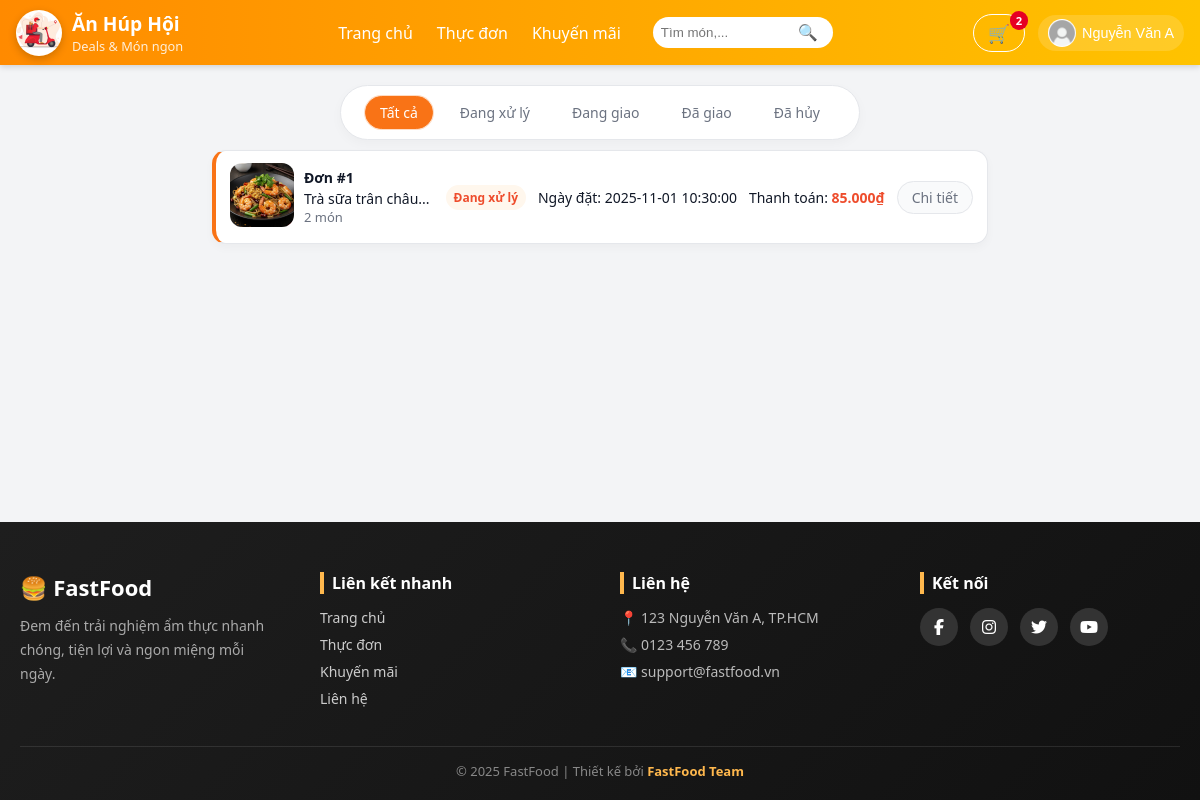
The app's page /pages/orders.php (signed in) with its own data.
### tables this page shows
CREATE TABLE Users (
  UID INT AUTO_INCREMENT PRIMARY KEY,
  Hoten VARCHAR(100) NOT NULL,
  Taikhoan VARCHAR(50) UNIQUE NOT NULL,
  Matkhau VARCHAR(100) NOT NULL,
  Email VARCHAR(100) UNIQUE,
  DienthoaiKH VARCHAR(15),
  DiachiKH VARCHAR(255),
  Ngaysinh DATE,
  Role ENUM('khach','nhanvien','admin') NOT NULL DEFAULT 'khach'
);

CREATE TABLE Donhang (
  MaDH INT AUTO_INCREMENT PRIMARY KEY,
  TinhtrangDH VARCHAR(50) NOT NULL DEFAULT 'Đang xử lý',
  Ngaydat DATETIME DEFAULT NOW(),
  Ngaygiao DATETIME NULL,
  UID INT,
  FOREIGN KEY (UID) REFERENCES Users(UID)
);

### pages/orders.php (the view, shortened to what this page needs)
<?php
require_once __DIR__ . '/../database/db.php';
$uid = (int)$_SESSION['user_id'];
$type = isset($_GET['type']) ? (int)$_GET['type'] : 0;
$sql = "
SELECT
    d.MaDH,
    d.TinhtrangDH,
    d.Ngaydat,
    d.Ngaygiao,
    m.Tenmon,
    SUM(c.Soluong * c.Dongia)       AS TongTien,
    SUM(c.Soluong)                  AS TongSoLuong,
    MIN(m.Anh)                      AS AnhDaiDien
FROM Donhang d
JOIN Chitietdonhang c ON d.MaDH = c.MaDH
JOIN Monan m ON c.Mamon = m.Mamon
WHERE d.UID = {$uid}
GROUP BY d.MaDH, d.TinhtrangDH, d.Ngaydat, d.Ngaygiao
ORDER BY d.Ngaydat DESC
";
$dhang = [];
$rs = $conn->query($sql);
if ($rs) {
    while ($r = $rs->fetch_assoc()) {
        $dhang[] = $r;
    }
}
?>
<!DOCTYPE html>
<html lang="vi">
<head>
    <link rel="stylesheet" href="/assets/css/orders.css">
</head>
<body>
    <?php include __DIR__ . '/../includes/header.php'; ?>
<main>
    <div class="select-oder-status">
        <a href="?type=0" class="<?php echo ($type === 0 ? 'active' : ''); ?>">Tất cả</a>
        <a href="?type=1" class="<?php echo ($type === 1 ? 'active' : ''); ?>">Đang xử lý</a>
        <a href="?type=2" class="<?php echo ($type === 2 ? 'active' : ''); ?>">Đang giao</a>
        <a href="?type=3" class="<?php echo ($type === 3 ? 'active' : ''); ?>">Đã giao</a>
        <a href="?type=4" class="<?php echo ($type === 4 ? 'active' : ''); ?>">Đã hủy</a>
    </div>
    <div class="list-oders">
    <?php foreach ($dhang as $rdh): ?>
        <?php
            $show = false;
            if ($type === 0 || $type > 4) $show = true;
        ?>
        <?php if ($show): ?>
        <div class="oder">
            <div class="card-food">
                <div class="food">
                    <div>
                        <img class="img-food"
                             src="<?php echo "../../" . htmlspecialchars($rdh['AnhDaiDien'] ?? 'assets/img/default.jpg'); ?>"
                             alt="Ảnh món">
                    </div>
                    <div class="food-text">
                        <div>Đơn #<?php echo (int)$rdh['MaDH']; ?></div>
                        <div> <?php echo $rdh['Tenmon'] . "..."; ?></div>
                        <div><?php echo (int)$rdh['TongSoLuong']; ?> món</div>
                    </div>
                </div>
                <div class="oder-status">
                    <?php echo htmlspecialchars($rdh['TinhtrangDH']); ?>
                </div>
            </div>
            <div>
                <div>Ngày đặt: <?php echo htmlspecialchars($rdh['Ngaydat']); ?></div>
            </div>
            <div>
                Thanh toán:
                <span class="total">
                    <?php echo number_format($rdh['TongTien'], 0, ',', '.'); ?>₫
                </span>
            </div>
            <div>
                <a href="orderdetails.php?madh=<?php echo (int)$rdh['MaDH']; ?>" class="detail-oder">
                    Chi tiết
                </a>
            </div>
        </div>
        <?php endif; ?>
    <?php endforeach; ?>
    </div>
  </main>
            <?php include __DIR__ . '/../includes/footer.php'; ?>
</body>
</html>

### includes/header.php (shortened to what this page needs)
<?php
$userInfo = null;
if (!empty($_SESSION['user_id']) && isset($conn)) {
  $uid = intval($_SESSION['user_id']);
  $sql = "SELECT UID AS id, Hoten AS username, Email AS email, '' AS avatar FROM Users WHERE UID = ?";
  if ($stmt = $conn->prepare($sql)) {
    $stmt->bind_param("i", $uid);
    $stmt->execute();
    $res = $stmt->get_result();
    if ($res && $res->num_rows > 0) {
      $userInfo = $res->fetch_assoc();
    }
  }
}
$cartCount = 0;
if (!empty($_SESSION['user_id']) && isset($conn)) {
  $uid = intval($_SESSION['user_id']);
    $sql = "SELECT SUM(Soluong) AS total FROM Giohang WHERE UID = ?";
    if ($stmt = $conn->prepare($sql)) {
        $stmt->bind_param("i", $uid);
        $stmt->execute();
        $res = $stmt->get_result();
        if ($res && $row = $res->fetch_assoc()) {
            $cartCount = $row['total'];
        }
    }
}
$cssPath = "/assets/css/header.css";
$logo    = '/assets/img/logo.jpg';
$logo_check = $_SERVER['DOCUMENT_ROOT'] . '/assets/img/logo.jpg';
$avatarDefault = "/assets/img/default-avatar.jpg";
?>
<!doctype html>
<html lang="vi">
<head>
  <link rel="stylesheet" href="<?php echo htmlspecialchars($cssPath); ?>">
</head>
<body>
<header class="site-header" role="banner">
  <div class="header-inner">
    <div class="header-left">
      <a href="/index.php" class="brand-link">
        <?php if (file_exists($logo_check)): ?>
          <img src="<?php echo $logo; ?>" alt="Logo" class="brand-logo">
        <?php else: ?>
          <div class="brand-icon">🍜</div>
        <?php endif; ?>
        <div class="brand-text">
          <span class="brand-name">Ăn Húp Hội</span>
          <small class="brand-slogan">Deals &amp; Món ngon</small>
        </div>
      </a>
    </div>
    <div class="header-center">
      <nav class="main-nav" aria-label="Primary navigation">
        <ul class="nav-list">
          <li><a href="/index.php">Trang chủ</a></li>
          <li><a href="/pages/menu.php">Thực đơn</a></li>
          <li><a href="/pages/deals.php">Khuyến mãi</a></li>
        </ul>
      </nav>
      <div class="search-wrap">
        <input id="header-search" class="search-input" type="search" placeholder="Tìm món,..." aria-label="Tìm kiếm">
        <button id="search-btn" class="search-btn" aria-label="Tìm">🔍</button>
      </div>
    </div>
    <div class="header-right">
      <div class="action-item">
        <a href="/pages/cart.php" class="btn-ghost cart-btn" aria-label="Giỏ hàng">
          🛒
          <?php if ( $cartCount > 0): ?>
            <span class="badge" id="cartBadge"><?php echo $cartCount; ?></span>
          <?php endif; ?>
        </a>
      </div>
      <div class="action-item dropdown" id="accountWrap">
        <?php if ($userInfo): ?>
          	<button id="accountBtn" class="account-btn" aria-haspopup="true" aria-expanded="false">
            <img class="avatar" src="<?php echo (!empty($userInfo['avatar']) && file_exists($userInfo['avatar'])) ? htmlspecialchars($userInfo['avatar']) : $avatarDefault; ?>" alt="avatar">
            <div>
              <span class="username"><?php echo htmlspecialchars($userInfo['username']); ?></span>
            </div>
          </button>
        <?php else: ?>
          <a href="/pages/login.php" class="btn btn-primary">Đăng nhập</a>
        <?php endif; ?>
      </div>
    </div>
  </div>
</header>
</body>
</html>

### assets/css/orders.css (style rules this page uses)
:root { --primary: #f97316; --primary-dark: #ea580c; --primary-soft: #fff7ed; --border-soft: #e5e7eb; --text-main: #111827; --text-sub: #6b7280; --bg-page: #f3f4f6; }
body { margin: 0; font-family: system-ui, -apple-system, "Segoe UI", Roboto, Arial, sans-serif; background: var(--bg-page); color: var(--text-main); }
html, body { height: 100%; margin: 0; }
body { display: flex; flex-direction: column; }
main { flex: 1; }
.select-oder-status { display: flex; justify-content: center; gap: 12px; margin: 20px auto 10px; padding: 10px 12px; flex-wrap: wrap; background: #ffffff; border-radius: 999px; border: 1px solid var(--border-soft); max-width: 520px; box-shadow: 0 4px 12px rgba(0, 0, 0, 0.03); }
.select-oder-status a { text-decoration: none; padding: 6px 14px; border-radius: 999px; font-size: 14px; font-weight: 500; color: var(--text-sub); border: 1px solid transparent; transition: all 0.18s ease; white-space: nowrap; }
.select-oder-status a.active { background: var(--primary); color: #ffffff; border-color: var(--primary); box-shadow: 0 0 0 1px rgba(249, 115, 22, 0.25); }
.list-oders { max-width: 800px; margin: 10px auto 30px; padding: 0 12px 24px; }
.oder { background: #ffffff; border-radius: 14px; padding: 12px 14px; margin-bottom: 10px; border: 1px solid var(--border-soft); border-left: 4px solid var(--primary); font-size: 14px; color: var(--text-main); box-shadow: 0 4px 10px rgba(0, 0, 0, 0.03); display: flex; justify-content: space-between; align-items: center; gap: 8px; }
.img-food { width: 4rem; height: 4rem; border-radius: 0.75rem; object-fit: cover; }
.card-food { display: flex; gap: 16px; align-items: center; min-width: 0; }
.food { display: flex; gap: 10px; align-items: center; min-width: 0; }
.food-text { display: block; min-width: 0; }
.food-text div:first-child { font-weight: 600; margin-bottom: 2px; }
.food-text div:last-child { color: var(--text-sub); font-size: 13px; }
.oder-status { font-size: 12px; font-weight: 600; padding: 4px 8px; border-radius: 999px; background: var(--primary-soft); color: #EE4D2D; white-space: nowrap; }
.total { color: #EE4D2D; font-weight: 600; }
.detail-oder { text-decoration: none; padding: 6px 14px; border-radius: 999px; font-size: 14px; font-weight: 500; color: var(--text-sub); border: 1px solid var(--border-soft); transition: all 0.18s ease; white-space: nowrap; background: #f9fafb; }

### records on screen
users: Hoten "Nguyễn Văn A"
donhang: MaDH "1", Tenmon "Trà sữa trân châu", TongSoLuong "2", TinhtrangDH "Đang xử lý", Ngaydat "2025-11-01 10:30:00", TongTien "85.000"

### other values on screen
$cartCount "2"
